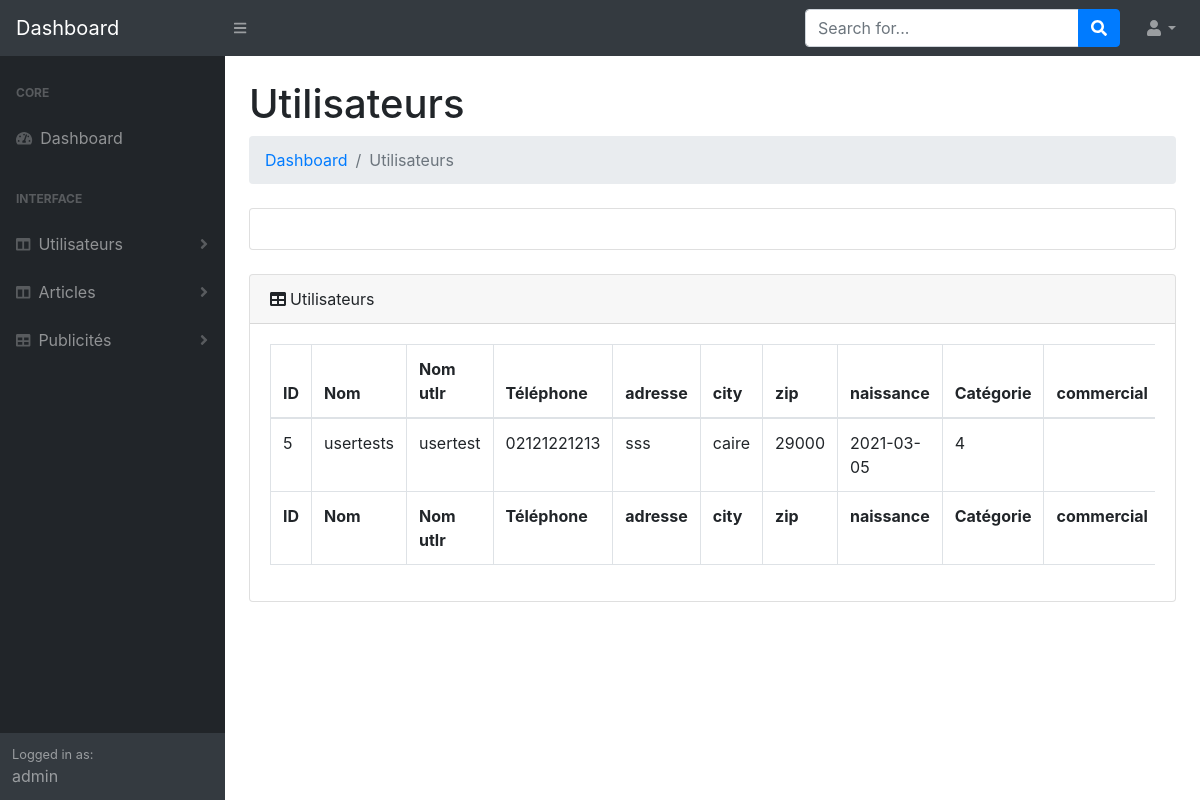
The page /utilisateurs.php (signed in) on the database its author committed.
### tables this page shows
CREATE TABLE `users` (
  `id` int(11) NOT NULL,
  `name` text NOT NULL,
  `birthday` date NOT NULL,
  `category` text NOT NULL,
  `address` text NOT NULL,
  `zip` text NOT NULL,
  `city` text NOT NULL,
  `phone` text NOT NULL,
  `email` varchar(255) NOT NULL,
  `commercial` text NOT NULL,
  `username` text NOT NULL,
  `password` varchar(255) NOT NULL
);

### header1.php (called while the page is built, shortened)
<?php
if(!empty($_SESSION['admin']) ){
    $admin_email=$_SESSION['admin'];
 }
?>

### utilisateurs.php (the view, shortened to what this page needs)
<?php
include 'header.php';
?>
            <div id="layoutSidenav_content">
                <main>
                    <div class="container-fluid">
                        <h1 class="mt-4">Utilisateurs</h1>
                        <ol class="breadcrumb mb-4">
                            <li class="breadcrumb-item"><a href="index.php">Dashboard</a></li>
                            <li class="breadcrumb-item active">Utilisateurs</li>
                        </ol>
                        <div class="card mb-4">
                            <div class="card-body"></div>
                        </div>
                        <div class="card mb-4">
                            <div class="card-header"><i class="fas fa-table mr-1"></i>Utilisateurs </div>
                            <div class="card-body">
                                <div class="table-responsive">
                                    <table class="table table-bordered" id="dataTable" width="100%" cellspacing="0">
                                        <thead>
                                            <tr>
                                            <th>ID</th>
                                                <th>Nom</th>
                                                <th>Nom utlr</th>
                                                <th>Téléphone</th>
                                                <th>adresse</th>
                                                <th>city</th>
                                                <th>zip</th>
                                                <th>naissance</th>
                                                <th>Catégorie </th>
                                                <th>commercial </th>
                                            </tr>
                                        </thead>
                                        <tfoot>
                                            <tr>
                                            <th>ID</th>
<th>Nom</th>
<th>Nom utlr</th>
<th>Téléphone</th>
<th>adresse</th>
<th>city</th>
<th>zip</th>
<th>naissance</th>
<th>Catégorie </th>
<th>commercial </th>
                                            </tr>
                                        </tfoot>
                                        <tbody>
<?php
$sql="SELECT * FROM users";
$result=mysqli_query($database,$sql);
while( $row3=mysqli_fetch_array($result) ){
?>
                                            <tr>
                                               <td><?php echo $row3['id']; ?></td>
                                               <td><?php echo $row3['name']; ?></td>
                                                <td><?php echo $row3['username']; ?></td>
                                                <td><?php echo $row3['phone']; ?></td>
                                                <td><?php echo $row3['address']; ?></td>
                                                <td><?php echo $row3['city']; ?></td>
                                                <td><?php echo $row3['zip']; ?></td>
                                                <td><?php echo $row3['birthday']; ?></td>
                                                <td><?php echo $row3['category']; ?></td>
                                                <td><?php echo $row3['commercial']; ?></td>
</tr>
                                                <?php
}
                                                ?>
                                        </tbody>
                                    </table>
                                </div>
                            </div>
                        </div>
                    </div>
                </main>

### header.php (shortened to what this page needs)
<?php
include 'header1.php';
include 'db_conn.php';
    $sqls="SELECT * FROM admin WHERE username='$admin_email'";
    $results=mysqli_query($database,$sqls);
    $rows=mysqli_fetch_array($results);
?>
<!DOCTYPE html>
<html lang="en">
    <head>
        <link href="css/styles.css" rel="stylesheet" />
        <link href="https://cdn.datatables.net/1.10.20/css/dataTables.bootstrap4.min.css" rel="stylesheet" />
    </head>
    <body class="sb-nav-fixed">
        <nav class="sb-topnav navbar navbar-expand navbar-dark bg-dark">
            <a class="navbar-brand" href="index.php">Dashboard</a><button class="btn btn-link btn-sm order-1 order-lg-0" id="sidebarToggle" href="#"><i class="fas fa-bars"></i></button
            >
            <form class="d-none d-md-inline-block form-inline ml-auto mr-0 mr-md-3 my-2 my-md-0">
                <div class="input-group">
                    <input class="form-control" type="text" placeholder="Search for..." aria-label="Search" aria-describedby="basic-addon2" />
                    <div class="input-group-append">
                        <button class="btn btn-primary" type="button"><i class="fas fa-search"></i></button>
                    </div>
                </div>
            </form>
            <ul class="navbar-nav ml-auto ml-md-0">
                <li class="nav-item dropdown">
                    <a class="nav-link dropdown-toggle" id="userDropdown" href="#" role="button" data-toggle="dropdown" aria-haspopup="true" aria-expanded="false"><i class="fas fa-user fa-fw"></i></a>
                </li>
            </ul>
        </nav>
        <div id="layoutSidenav">
            <div id="layoutSidenav_nav">
                <nav class="sb-sidenav accordion sb-sidenav-dark" id="sidenavAccordion">
                    <div class="sb-sidenav-menu">
                        <div class="nav">
                            <div class="sb-sidenav-menu-heading">Core</div>
                            <a class="nav-link" href="index.php"
                                ><div class="sb-nav-link-icon"><i class="fas fa-tachometer-alt"></i></div>
                                Dashboard</a
                            >
                            <div class="sb-sidenav-menu-heading">Interface</div>
                            <a class="nav-link collapsed" href="#" data-toggle="collapse" data-target="#collapseLayouts" aria-expanded="false" aria-controls="collapseLayouts"
                                ><div class="sb-nav-link-icon"><i class="fas fa-columns"></i></div>
                                Utilisateurs
                                <div class="sb-sidenav-collapse-arrow"><i class="fas fa-angle-down"></i></div
                            ></a>
                            <a class="nav-link collapsed" href="#" data-toggle="collapse" data-target="#collapseLayouts2" aria-expanded="false" aria-controls="collapseLayouts2"
                                ><div class="sb-nav-link-icon"><i class="fas fa-columns"></i></div>
                                Articles
                                <div class="sb-sidenav-collapse-arrow"><i class="fas fa-angle-down"></i></div
                            ></a>
                            <a class="nav-link collapsed" href="#" data-toggle="collapse" data-target="#collapseLayouts7" aria-expanded="false" aria-controls="collapseLayouts7"
                                ><div class="sb-nav-link-icon"><i class="fas fa-table"></i></div>
                                Publicités
                                <div class="sb-sidenav-collapse-arrow"><i class="fas fa-angle-down"></i></div
                            ></a>
                        </div>
                    </div>
                    <div class="sb-sidenav-footer">
                        <div class="small">Logged in as:</div>
<?php
echo $rows['username'];
?>
</div>
                </nav>
            </div>

### rows shown on the page
users: id "5", name "usertests", username "usertest", phone "02121221213", address "sss", city "caire", zip "29000", birthday "2021-03-05", category "4"

### other values the page prints
$rows['username'] "admin"
